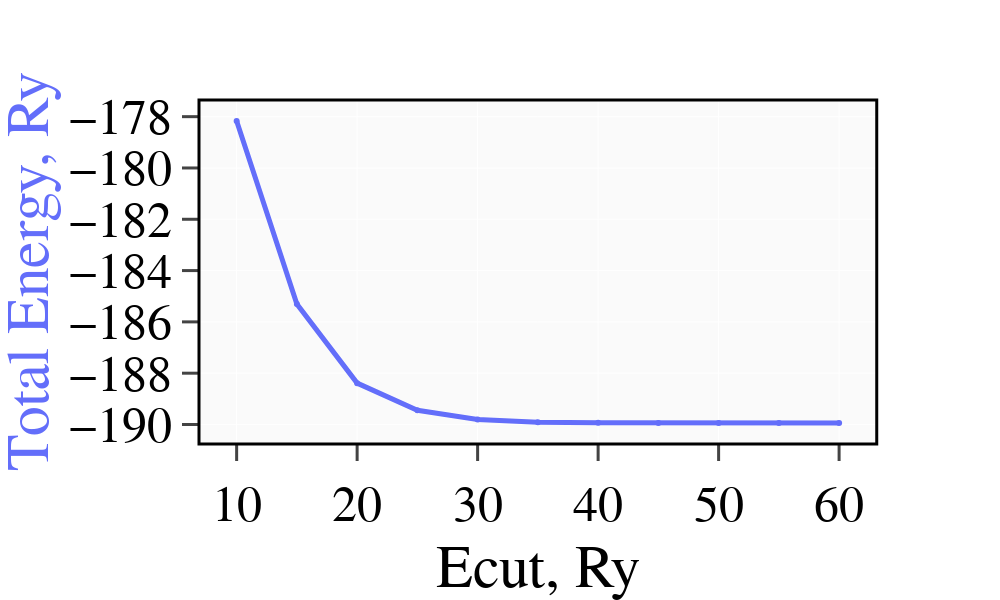

Notebook code for this chart:
### Markdown cell above
### Figure: Total Energy vs Ecut

### Code cell
# Create figure with secondary y-axis
fig = make_subplots(specs=[[{"secondary_y": True}]])

color_dict = px.colors.qualitative.Plotly

# Add traces
fig.add_trace(
    go.Scatter(x=ecut_vals,
               y=total_energy,
               line_color=color_dict[0],
               line_width=5,
               showlegend=False,
               name=''
               ),
    secondary_y=False,)

# Add figure title
fig.update_layout(font_size = 50,
                  font_color='black',
                #title = f"date: 24.02.24 <br> Mixture: Methyl solution",
                title_x = 0.5,
                #legend_title = "Measurement<br>parameters",
                legend_font_size = 50,
                plot_bgcolor = 'rgba(250,250,250,1)',
                width = 1000,
                height = 600,   
                # X-axis
                xaxis_title = "Ecut, Ry",
                xaxis_nticks = 7,
                xaxis_ticklen = 16,
                xaxis_tickwidth = 3,
                xaxis_ticks = 'outside',
                # Y-axis-right
                yaxis_title = "Total Energy, Ry",
                yaxis_titlefont_color=color_dict[0],
                yaxis_nticks = 12,
                yaxis_ticklen = 16,
                yaxis_tickwidth = 3,                                           
                yaxis_ticks = 'outside',
                # Y-axis-left
                yaxis2_title = "Refractive Index",
                yaxis2_titlefont_color=color_dict[2],
                yaxis2_nticks = 12,
                yaxis2_ticklen = 16,
                yaxis2_tickwidth = 3,                                           
                yaxis2_ticks = 'outside' 
                )   

fig.add_shape(type="rect",
                xref="paper",
                yref="paper",
                x0=0,
                y0=0,
                x1=0.94,
                y1=1.0,
        line=dict(
            color="black",
                width=3,))
fig.layout.font.family = 'sans-serif'
fig.write_image(file=opt_energy_path / "Ecut_vs_TotEnerg.png",
                format='png',
                width=2250,
                height=1500,
                scale=1
                )
fig.show()

### Figure 1 — Plotly figure (JSON) as saved in the notebook; plotly's stock layout.template omitted (floating-point values rounded to 4 significant figures)
{"data": [{"line": {"color": "#636EFA", "width": 5}, "name": "6 V", "showlegend": false, "type": "scatter", "x": [10, 15, 20, 25, 30, 35, 40, 45, 50, 55, 60], "xaxis": "x", "y": [-178.2, -185.3, -188.4, -189.4, -189.8, -189.9, -189.9, -189.9, -189.9, -189.9, -189.9], "yaxis": "y"}], "layout": {"font": {"color": "black", "family": "sans-serif", "size": 50}, "height": 600, "legend": {"font": {"size": 50}}, "plot_bgcolor": "rgba(250,250,250,1)", "shapes": [{"line": {"color": "black", "width": 3}, "type": "rect", "x0": 0, "x1": 0.94, "xref": "paper", "y0": 0, "y1": 1, "yref": "paper"}], "title": {"x": 0.5}, "width": 1000, "xaxis": {"anchor": "y", "domain": [0, 0.94], "nticks": 7, "ticklen": 16, "ticks": "outside", "tickwidth": 3, "title": {"text": "Ecut, Ry"}}, "yaxis": {"anchor": "x", "domain": [0, 1], "nticks": 12, "ticklen": 16, "ticks": "outside", "tickwidth": 3, "title": {"font": {"color": "#636EFA"}, "text": "Total Energy, Ry"}}, "yaxis2": {"anchor": "x", "nticks": 12, "overlaying": "y", "side": "right", "ticklen": 16, "ticks": "outside", "tickwidth": 3, "title": {"font": {"color": "#00CC96"}, "text": "Refractive Index"}}}}
